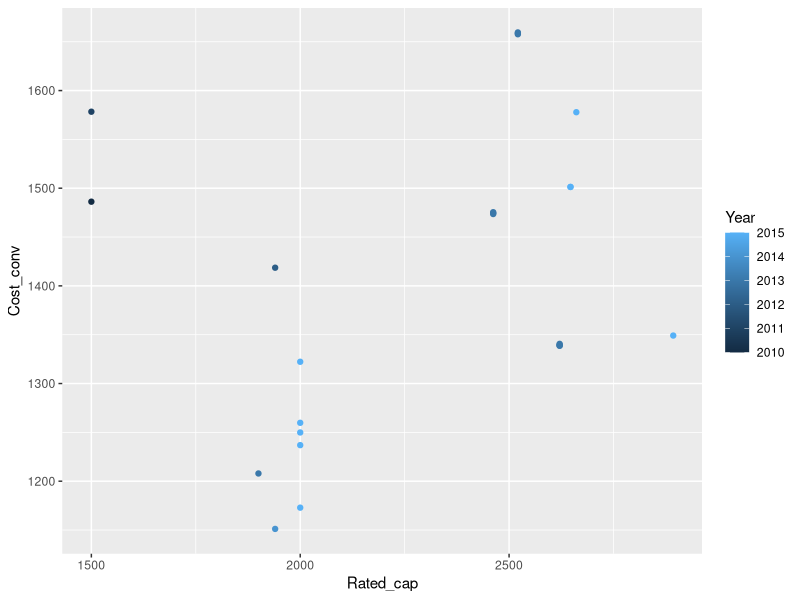
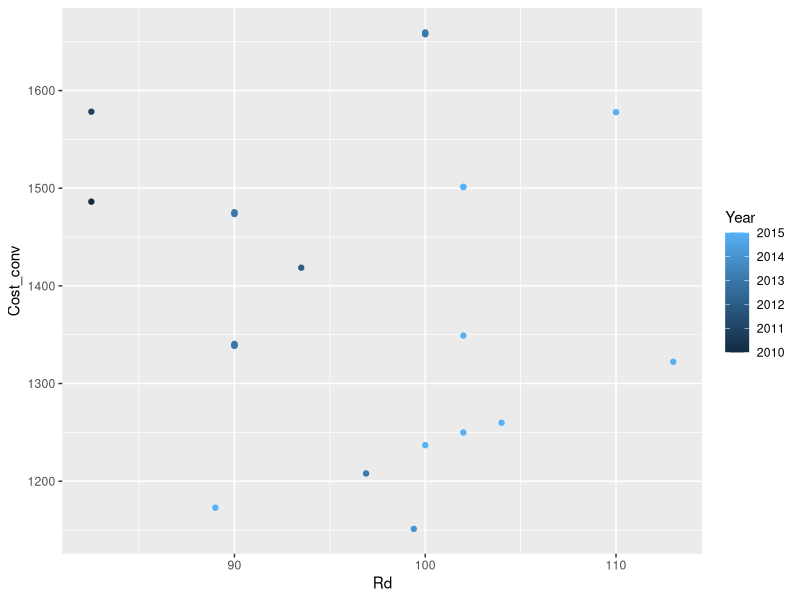
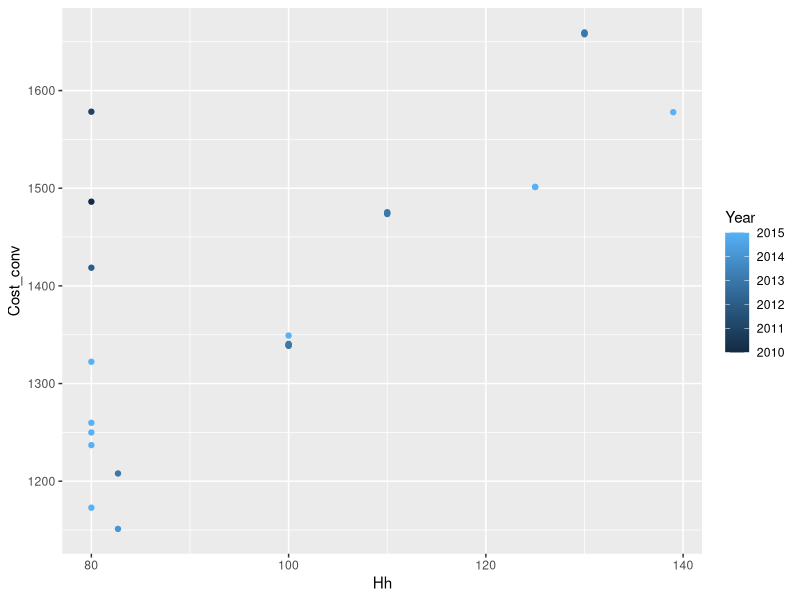
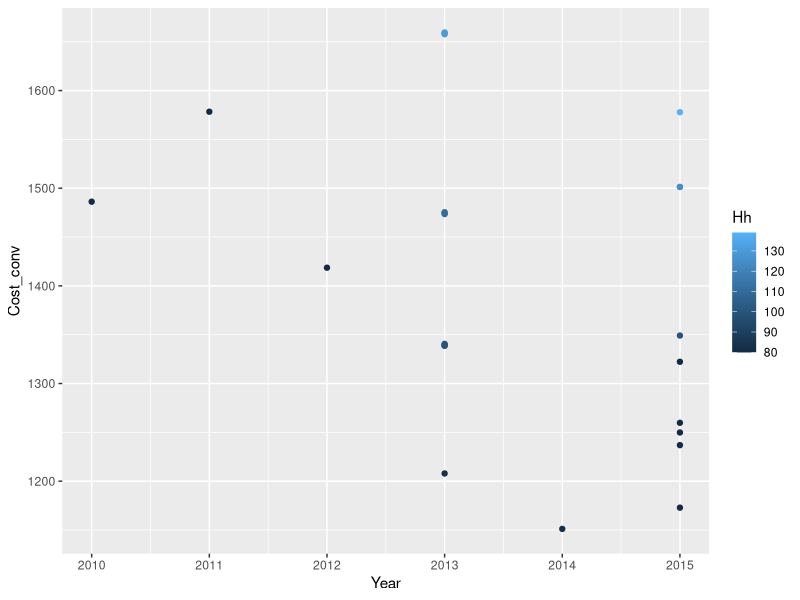

Reproduce these figures in R, in order.
## ---- chunk 1
library(ggplot2)
library(tidyverse)
library(car)

setwd(dirname(rstudioapi::getActiveDocumentContext()$path))


cost_data<-read_delim("../data/cost_data_rinne.csv", delim=";")

names(cost_data)<-c("Source",
                    "Year",
                    "Hh",
                    "Rd",
                    "Cost",
                    "Country",
                    "Currency",
                    "Pow_dens",
                    "Rotor_area",
                    "Rated_cap")

#plot some elements

Year <- 2010:2015
Exchange_rate <- c(1.45, 1.30, 1.30, 1.33, 1.37, 1.21) 
Inflation <- c(0, 2.2, 2.8, 2.2, 0.8, 0.01)
Inflation_aggregate <- cumprod(1-Inflation/100)

ex_rate<-tibble(Year, Exchange_rate, Inflation_aggregate)

cost_data<-full_join(ex_rate,cost_data) %>% 
  mutate(Cost_conv = ifelse(Country=="United States", Cost / Exchange_rate, Cost )) %>% 
  mutate(Cost_conv = Cost_conv * Inflation_aggregate) %>% 
  na.omit()
## ---- chunk 2
cost_data %>% dplyr::select(Cost_conv,Rated_cap,Rd,Hh,Year) %>% 
  cor()

cost_data %>% ggplot(aes(x=Rated_cap, y=Cost_conv)) + geom_point(aes(col=Year))

cost_data %>% ggplot(aes(x=Rd, y=Cost_conv)) + geom_point(aes(col=Year))

cost_data %>% ggplot(aes(x=Hh, y=Cost_conv)) + geom_point(aes(col=Year))

cost_data %>% ggplot(aes(x=Year, y=Cost_conv)) + geom_point(aes(col=Hh))

## ---- chunk 3
mod1<-lm(Cost_conv~Rated_cap+Rd+Hh+Year, cost_data)
summary(mod1)
## ---- chunk 4
mod1.3<-lm(Cost_conv~Pow_dens+Hh+Year, cost_data)
summary(mod1.3)
## ---- chunk 5
mod1.1<-lm(Cost_conv~Rated_cap+Hh+Year, cost_data)
summary(mod1.1)

## ---- chunk 6
vif(mod1)
## ---- chunk 7
vif(mod1.1)
## ---- chunk 8
